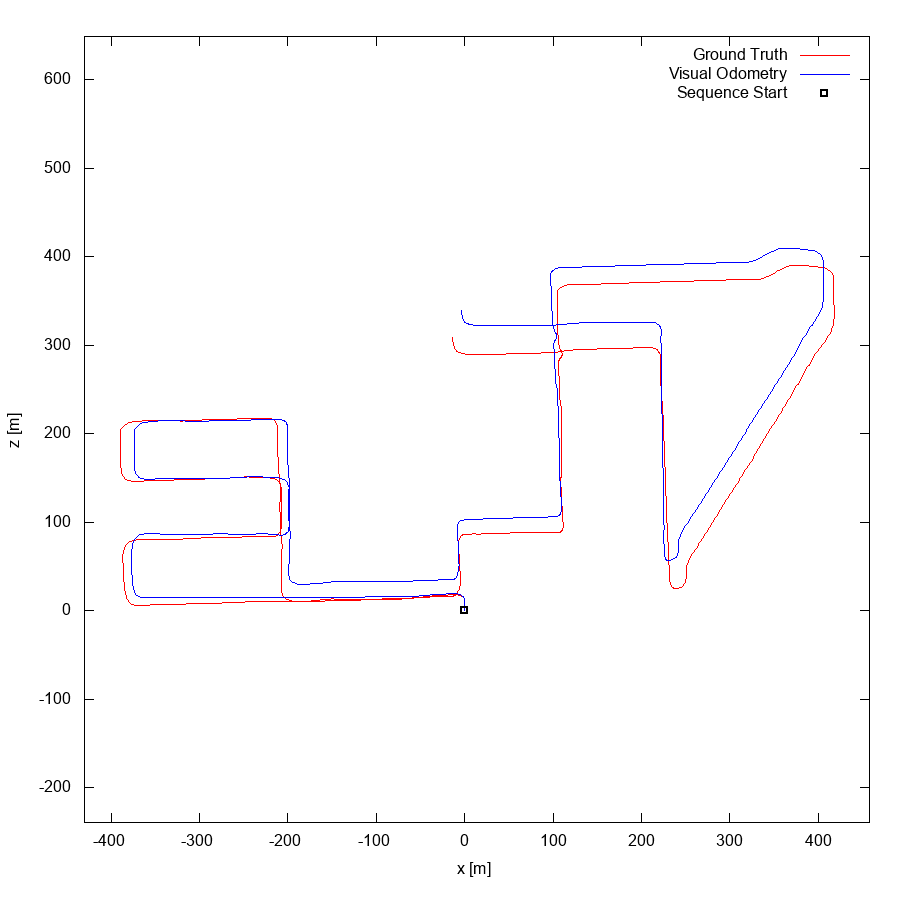

Write the gnuplot code that produced this figure.
set term postscript eps enhanced color
set output "08.eps"
set size ratio -1
set xrange [-430:458]
set yrange [-239:649]
set xlabel "x [m]"
set ylabel "z [m]"
plot "08.txt" using 1:2 lc rgb "#FF0000" title 'Ground Truth' w lines,"08.txt" using 3:4 lc rgb "#0000FF" title 'Visual Odometry' w lines,"< head -1 08.txt" using 1:2 lc rgb "#000000" pt 4 ps 1 lw 2 title 'Sequence Start' w points
